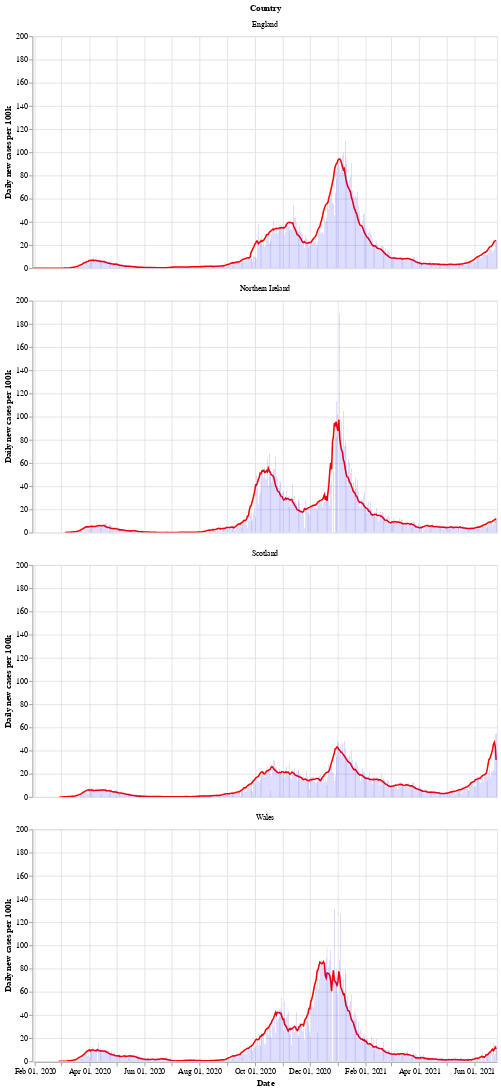

Notebook source saved alongside this figure:
### Markdown cell above
Next is a bar chart of the number of new cases in each country (per 100k population), with the 7 day moving average of cases. Again we see that Wales saw a longer period of raising and falling cases compared to the other countries.

After a period of cases falling, each nation is now seeing a rise in the number of cases - especially in Wales.

### Code cell
# collapse
bars = alt.Chart(uk_cases).mark_bar().encode(
    x=alt.X("yearmonthdate(date):T", axis=alt.Axis(title='Date')),
    y=alt.Y("newCasesRate:Q", axis=alt.Axis(title='Daily new cases per 100k')),
    tooltip='newCasesRate',
    color=alt.condition(
        alt.datum.dailyChange > 0,
        alt.value("orange"),  # The positive color
        alt.value("blue")  # The negative color
    )
).properties(title='New cases per 100k population with rolling 7 day average', width=600).interactive()
line = alt.Chart(uk_cases).mark_line(
    color='red',
    size=2,
).transform_window(
    rolling_mean='mean(newCasesRate)',
    frame=[0, 7],
    groupby=['areaName']
).encode(
    x='yearmonthdate(date):T',
    y='rolling_mean:Q'
)
alt.layer(line, bars, data=uk_cases).facet(alt.Row('areaName', title='Country'), columns=1)

### Figure 1 — Vega-Lite specification as saved in the notebook (floating-point values rounded to 4 significant figures; data arrays with more than 128 entries replaced by an {"elided": "..."} marker saying what was removed)
{"config": {"view": {"continuousWidth": 400, "continuousHeight": 300}}, "data": {"name": "data-e18468ae10e63ea8b8ff44da209cdacf"}, "facet": {"type": "nominal", "field": "areaName", "title": "Country"}, "spec": {"layer": [{"mark": {"type": "line", "color": "red", "size": 2}, "encoding": {"x": {"type": "temporal", "field": "date", "timeUnit": "yearmonthdate"}, "y": {"type": "quantitative", "field": "rolling_mean"}}, "transform": [{"window": [{"op": "mean", "field": "newCasesRate", "as": "rolling_mean"}], "frame": [0, 7], "groupby": ["areaName"]}]}, {"mark": "bar", "encoding": {"color": {"condition": {"value": "orange", "test": "(datum.dailyChange > 0)"}, "value": "blue"}, "tooltip": {"type": "quantitative", "field": "newCasesRate"}, "x": {"type": "temporal", "axis": {"title": "Date"}, "field": "date", "timeUnit": "yearmonthdate"}, "y": {"type": "quantitative", "axis": {"title": "Daily new cases per 100k"}, "field": "newCasesRate"}}, "selection": {"selector002": {"type": "interval", "bind": "scales", "encodings": ["x", "y"]}}, "title": "New cases per 100k population with rolling 7 day average", "width": 600}]}, "columns": 1, "$schema": "https://vega.github.io/schema/vega-lite/v4.8.1.json", "datasets": {"data-e18468ae10e63ea8b8ff44da209cdacf": {"elided": "1960 records"}}}
